Frame 1 (no input): blank canvas, image omitted
Frame 60 (the mouse pressed at the canvas centre just before this capture): blank canvas, image omitted
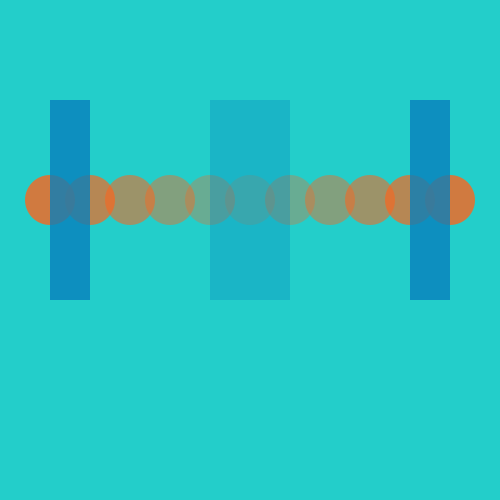
Frame 120 (the mouse held since frame 60 and released just before this capture)

The Processing sketch whose frames 1 and 60 were blank and that drew this single picture after the mouse press (run headless with seeded random() and noise(); from frame 60 on, the mouse is pressed at the canvas centre):

// Processing sketch: processing_135493
// ── processing_135493.pde

void setup(){
  size(500, 500);
}
void draw(){
int x =50;
  background(35, 206, 202);
noStroke();
fill(255, 99, 26, mouseY-50);
ellipse(x, 200, 50, 50);
fill(255, 99, 26, mouseY-80);
ellipse(x+40, 200, 50, 50);
fill(255, 99, 26, mouseY-110);
ellipse(x+80, 200, 50, 50);
fill(255, 99, 26, mouseY-140);
ellipse(x+120, 200, 50, 50);
fill(255, 99, 26, mouseY-170);
ellipse(x+160, 200, 50, 50);
fill(255, 99, 26, mouseY-200);
ellipse(x+200, 200, 50, 50);
fill(255, 99, 26, mouseY-170);
ellipse(x+240, 200, 50, 50);
fill(255, 99, 26, mouseY-140);
ellipse(x+280, 200, 50, 50);
fill(255, 99, 26, mouseY-110);
ellipse(x+320, 200, 50, 50);
fill(255, 99, 26, mouseY-80);
ellipse(x+360, 200, 50, 50);
fill(255, 99, 26, mouseY-50);
ellipse(x+400, 200, 50, 50);

noStroke();
fill(6, 126, 188, mouseX - 50);
rect(x, 100, 40, 200);

fill(6, 126, 188, mouseX - 170);
rect(210, 100, 40, 200);
fill(6, 126, 188, mouseX - 170);
rect(250, 100, 40, 200);

fill(6, 126, 188, mouseX - 50);
rect(410, 100, 40, 200);

}
